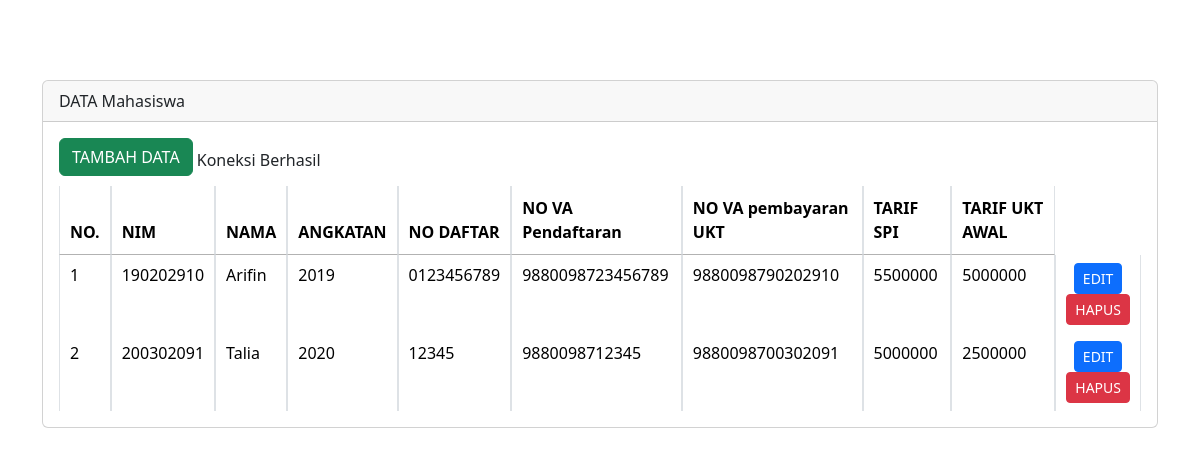
The page / on the database its author committed.
### tables this page shows
CREATE TABLE IF NOT EXISTS `mahasiswa` (
  `nim` char(9) NOT NULL,
  `nama` varchar(50) DEFAULT NULL,
  `angkatan` char(4) DEFAULT NULL,
  `no_daftar` varchar(10) DEFAULT NULL,
  `no_va_daftar` varchar(16) DEFAULT NULL,
  `no_va_ukt` varchar(16) DEFAULT NULL,
  `tarif_spi` int(11) DEFAULT NULL,
  `tarif_ukt_awal` int(11) DEFAULT NULL,
  PRIMARY KEY (`nim`)
);

### index.php (the view, shortened to what this page needs)
<!doctype html>
<html lang="en">
<head>
    <link href="https://cdn.jsdelivr.net/npm/bootstrap@5.3.3/dist/css/bootstrap.min.css" rel="stylesheet"
>
    <link rel="stylesheet" href="//cdn.datatables.net/1.10.20/css/jquery.dataTables.min.css">
</head>
<body>
    <div class="container" style="margin-top: 80px">
        <div class="row">
            <div class="col-md-12">
                <div class="card">
                    <div class="card-header">
                        DATA Mahasiswa
                    </div>
                    <div class="card-body">
                        <a href="tambah.php" class="btn btn-md btn-success" style="margin-bottom: 10px">TAMBAH
                            DATA</a>
                        <table class="table table-bordered" id="myTable">
                            <thead>
                                <tr>
                                    <th scope="col">NO.</th>
                                    <th scope="col">NIM</th>
                                    <th scope="col">NAMA</th>
                                    <th scope="col">ANGKATAN</th>
                                    <th scope="col">NO DAFTAR</th>
                                    <th scope="col">NO VA Pendaftaran</th>
                                    <th scope="col">NO VA pembayaran UKT</th>
                                    <th scope="col">TARIF SPI</th>
                                    <th scope="col">TARIF UKT AWAL</th>
                                </tr>
                            </thead>
                            <tbody>
                                <?php
                                include ('koneksi.php');
                                $no = 1;
                                $query = mysqli_query($connection, "SELECT * FROM mahasiswa");
                                while ($row = mysqli_fetch_array($query)) {
                                    ?>
                                    <tr>
                                        <td><?php echo $no++ ?></td>
                                        <td><?php echo $row['nim'] ?></td>
                                        <td><?php echo $row['nama'] ?></td>
                                        <td><?php echo $row['angkatan'] ?></td>
                                        <td><?php echo $row['no_daftar'] ?></td>
                                        <td><?php echo $row['no_va_daftar'] ?></td>
                                        <td><?php echo $row['no_va_ukt'] ?></td>
                                        <td><?php echo $row['tarif_spi'] ?></td>
                                        <td><?php echo $row['tarif_ukt_awal'] ?></td>
                                        <td class="text-center">
                                            <a href="edit.php?nim=<?php echo $row['nim'] ?>"
                                                class="btn btn-sm btn-primary">EDIT</a><br>
                                            <a href="hapus.php?nim=<?php echo $row['nim'] ?>"
                                                class="btn btn-sm btn-danger">HAPUS</a>
                                        </td>
                                    </tr>
                                <?php } ?>
                            </tbody>
                        </table>
                    </div>
                </div>
            </div>
        </div>
</body>
</html>

### rows shown on the page
mahasiswa: nim "190202910", nama "Arifin", angkatan "2019", no_daftar "0123456789", no_va_daftar "9880098723456789", no_va_ukt "9880098790202910", tarif_spi "5500000", tarif_ukt_awal "5000000"
mahasiswa: nim "200302091", nama "Talia", angkatan "2020", no_daftar "12345", no_va_daftar "9880098712345", no_va_ukt "9880098700302091", tarif_spi "5000000", tarif_ukt_awal "2500000"
